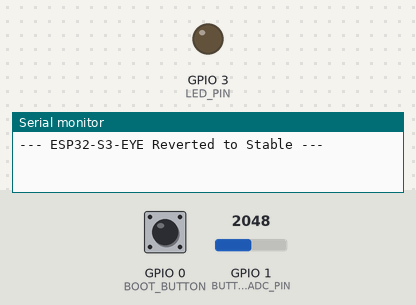
A sketch run on a simulated ESP32-S3. Parts: output pins drawn as LEDs (lit = HIGH), the last lines printed to the serial monitor. The inputs (shaded band) are chosen by the test bench; at power-on: GPIO 1 (BUTTON_ADC_PIN) = 2048, GPIO 0 (BOOT_BUTTON) HIGH.

Above: at 2.2 s.
2.3 s: GPIO 1 (BUTTON_ADC_PIN) set to 631
3.8 s: GPIO 1 (BUTTON_ADC_PIN) set to 560
At 5.0 s:
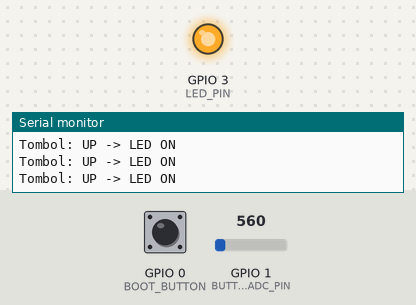
5.3 s: GPIO 0 (BOOT_BUTTON) pulled LOW for 0.3 s
At 5.52 s:
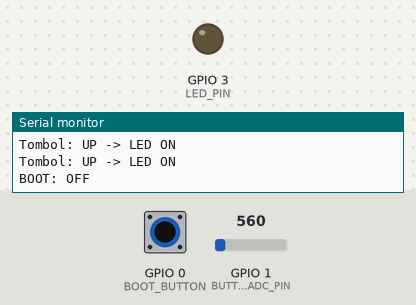
Timing chart, 0 to 8.3 s (numbered marks = the images above; inputs shaded):
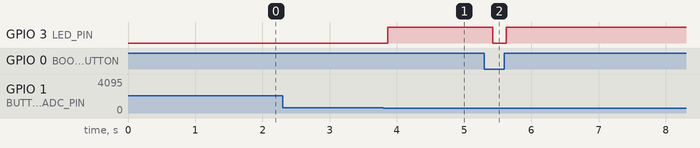

Measured:
- the behaviour switches between 600 and 599 on GPIO 1 (BUTTON_ADC_PIN) (found by bisection; images 0 and 1)
- after the input at 2.3 s, every drawn part: stays the same
- after the input at 3.8 s, GPIO 3 (LED_PIN): LOW → HIGH after 0.06 s
- after the input at 5.3 s, GPIO 3 (LED_PIN): HIGH → LOW after 0.12 s, → HIGH 0.20 s later

The sketch:

02-test-led-button.ino
```cpp
/*
 * 05-test-led-button.ino
 * Versi Stabil - Sesuai Request (UP=Terang, DOWN=Mati)
 */

#define LED_PIN         3
#define BUTTON_ADC_PIN  1
#define BOOT_BUTTON     0

bool ledOn = false;

void setup() {
  Serial.begin(115200);
  delay(1000);
  Serial.println("\n--- ESP32-S3-EYE Reverted to Stable ---");

  pinMode(LED_PIN, OUTPUT);
  digitalWrite(LED_PIN, LOW); // Start OFF

  pinMode(BOOT_BUTTON, INPUT_PULLUP);
}

void loop() {
  // 1. Tombol BOOT (Toggle)
  static bool lastBoot = HIGH;
  bool currentBoot = digitalRead(BOOT_BUTTON);
  if (currentBoot == LOW && lastBoot == HIGH) {
    ledOn = !ledOn;
    digitalWrite(LED_PIN, ledOn ? HIGH : LOW);
    Serial.print("BOOT: "); Serial.println(ledOn ? "ON" : "OFF");
    delay(200);
  }
  lastBoot = currentBoot;

  // 2. Tombol Fungsi (ADC)
  int adc = analogRead(BUTTON_ADC_PIN);
  if (adc < 3500) {
    // Mapping Akurat: UP(413), DOWN(923), PLAY(2328), MENU(2861)
    if (adc > 300 && adc < 600) { // UP
      Serial.println("Tombol: UP -> LED ON");
      ledOn = true;
      digitalWrite(LED_PIN, HIGH);
    }
    else if (adc > 800 && adc < 1100) { // DOWN
      Serial.println("Tombol: DOWN -> LED OFF");
      ledOn = false;
      digitalWrite(LED_PIN, LOW);
    }
    else if (adc > 2100 && adc < 2500) Serial.println("Tombol: PLAY");
    else if (adc > 2700 && adc < 3000) Serial.println("Tombol: MENU");

    delay(250);
  }
  delay(10);
}
```
